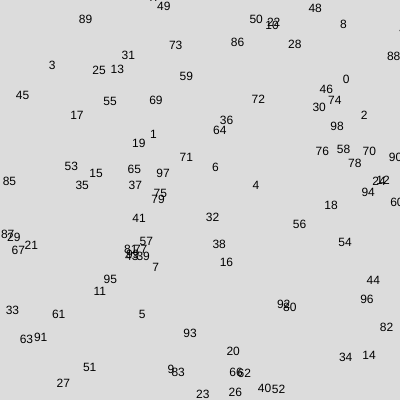
Frame 1 (no input)
Frame 60 (no input): identical to frame 1, image omitted
Frame 120 (the mouse pressed at the canvas centre since frame 60): identical to frame 1, image omitted

The p5.js sketch that drew this single still picture (run headless with seeded random() and noise() and a simulated clock; from frame 60 on, the mouse is pressed at the canvas centre):

// p5.js sketch
// ── sketch.js
function setup() {
  createCanvas(400, 400);
  background(220);
  let uligliste=[];
  let ligeliste=[];

  for(let i=0;i<100;i++){
  if(i%2==0){
    ligeliste.push(i);
    text(i,random(200,400),random(400));
  }
  else{
    uligliste.push(i);
    text(i,random(200),random(400));
  }
  }
  
}

function draw() {
  
}
